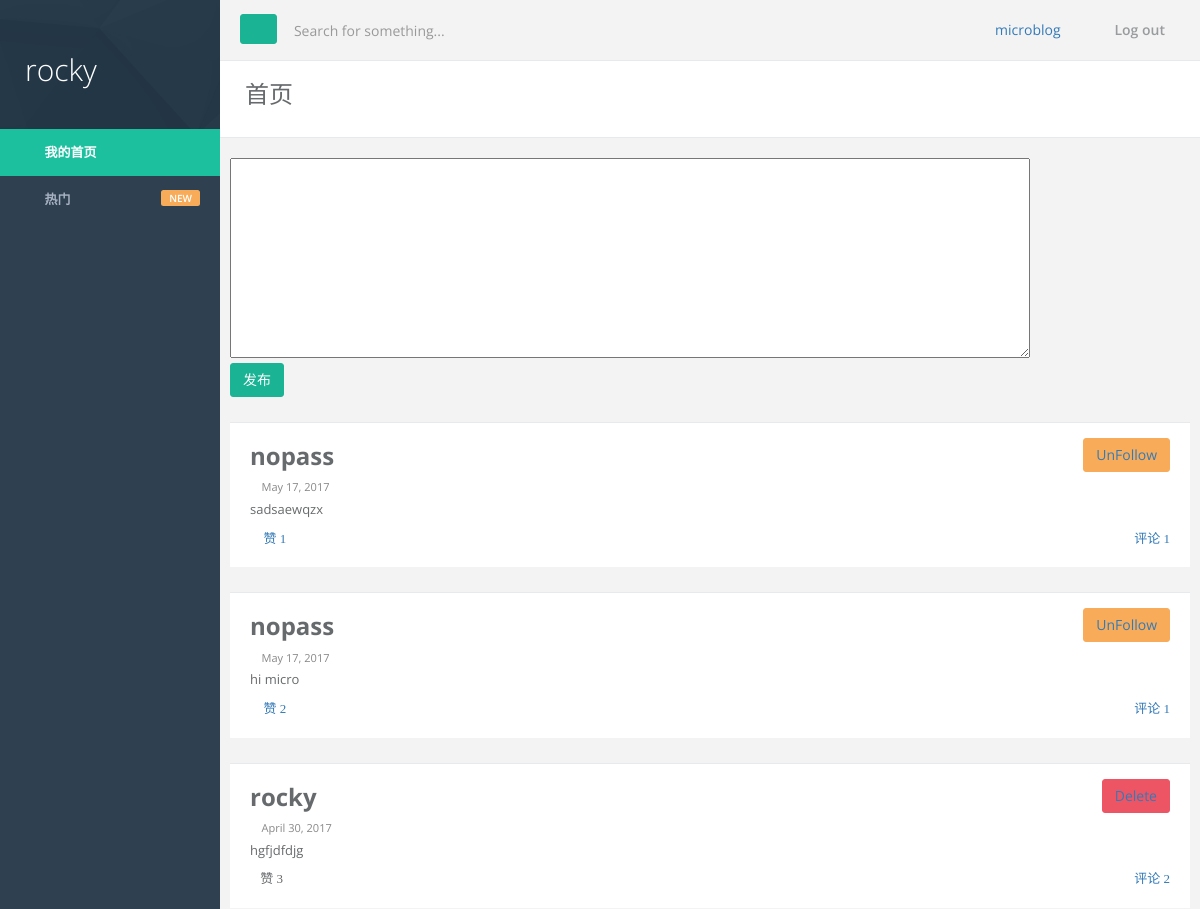
The app's page /main/ (signed in, upper part), older data.
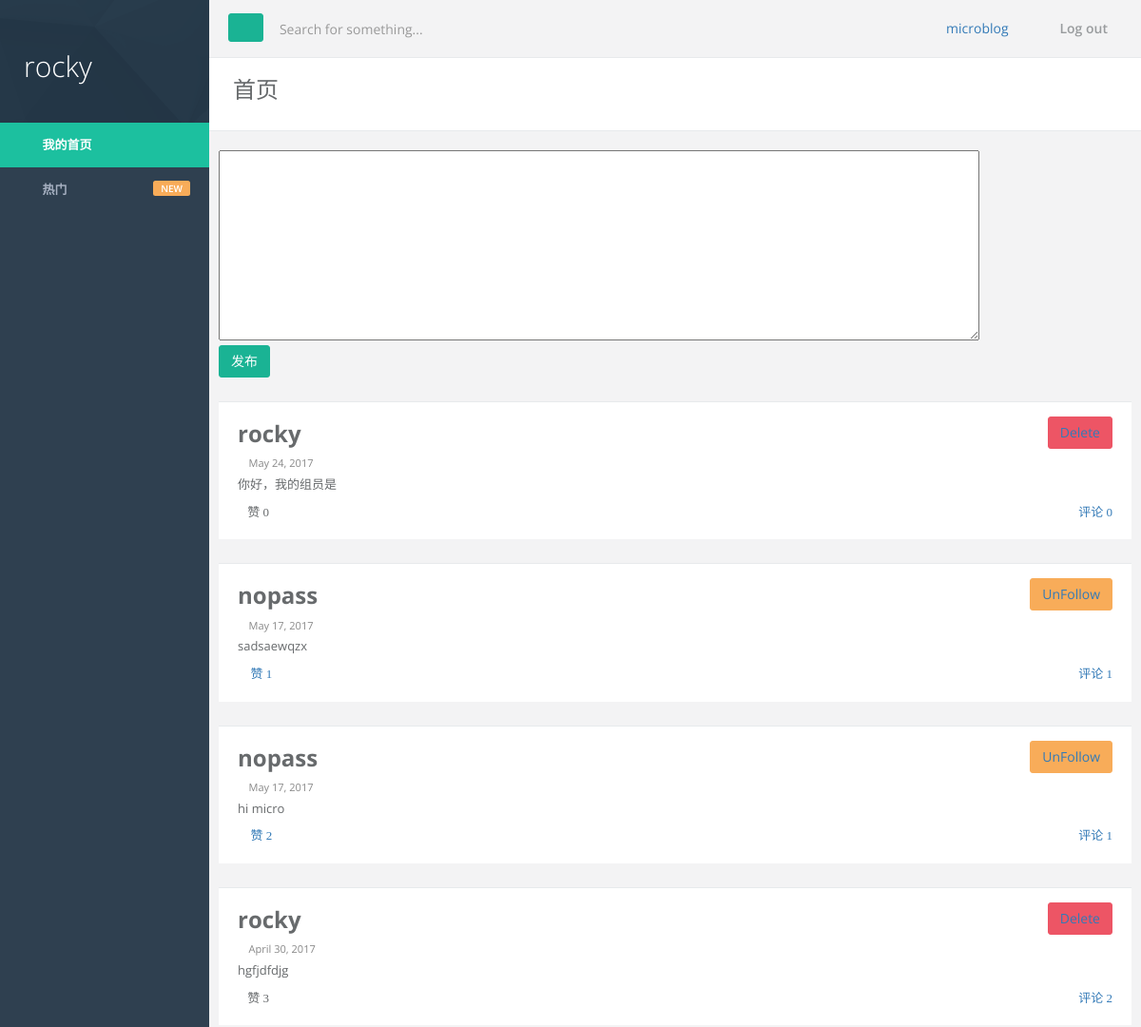
The same page, newer data.
### account/models.py (models this page shows, shortened)
class User(models.Model):
    name = models.CharField(max_length=30)
    password = models.CharField(max_length=8)
    followed_user = models.ManyToManyField('User',related_name='follow',default="")
    follower_user = models.ManyToManyField('User',related_name='follower',default="")

### app/models.py (models this page shows, shortened)
class Content(models.Model):
    text = models.CharField(max_length=139)
    date = models.DateField(auto_now_add=True)
    up_num = models.IntegerField(default=0)
    UID = models.ForeignKey('account.User',on_delete=models.CASCADE,related_name='owner')
    UP = models.ManyToManyField('account.User',related_name='con_up')

### app/views.py (the view)
# urls.py: url(r'^main/$', main),
def main(request):
    try :
        name=request.session.get('UID')
        user = User.objects.get(name=name)
        mod = 'user'
    except:
        mod = 'passenger'
    request.session['frompage']='/main/'
    if(mod == 'user'):
        if request.method == "POST":
            cont = blog(request.POST)
            if cont.is_valid():
                text = cont.cleaned_data["text"]
                Content.objects.create(text=text, UID=user)
                return HttpResponseRedirect("/main/")
            else:
                return HttpResponse("<p>invalid input</p>")
        else:
            cont = blog()
        star =user.follow.all()
        star = star | User.objects.filter(name=name)
        content_list=User.objects.none()
        for x in star:
            content_list = content_list | x.owner.all()
        content_list = content_list.distinct()
        return render_to_response('blog.html',
                                  {'user': user, 'content_list': content_list.order_by('-id'), 'comm': cont})
    else:
        return HttpResponseRedirect("/hot/")

### app/views.py
class blog(forms.Form):
    text = forms.CharField(label='正文',max_length=139, widget=forms.Textarea(attrs={'style': 'height: 200px;width:800px'}))

### app/templates/blog.html (shortened to what this page needs)
<!DOCTYPE html>
 {% load staticfiles %}
<html>
<head>
    <link href="{% static 'css/bootstrap.min.css' %}" rel="stylesheet">
    <link href="{% static 'font-awesome/css/font-awesome.css' %}" rel="stylesheet">
    <link href="{% static 'css/plugins/toastr/toastr.min.css' %}" rel="stylesheet">
    <link href="{% static 'css/animate.css' %}" rel="stylesheet" >
    <link href="{% static 'css/style.css' %}" rel="stylesheet">
</head>
<body>
    <div id="wrapper">
        <nav class="navbar-default navbar-static-side"-- role="navigation">
        <div class="sidebar-collapse">
            <ul class="nav metismenu" id="side-menu">
                <li class="nav-header">
                    <div class="dropdown profile-element">
                        <h1 style="color:white">{{user.name}}</h1>
                    </div>
                </li>
                <li class="landing_link">
                    <a href="../../main"><i class="fa fa-smile-o"></i> <span class="nav-label">我的首页 </span></a>
                </li>
                <li>
                    <a href="{% url 'hot' %}"><i class="fa fa-star"></i> <span class="nav-label">热门</span> <span class="label label-warning pull-right">NEW</span></a>
                </li>
            </ul>
        </div>
        </nav>
        <div id="page-wrapper" class="gray-bg">
        <div class="row border-bottom">
        <nav class="navbar navbar-static-top" role="navigation" style="margin-bottom: 0">
        <div class="navbar-header">
            <button class="navbar-minimalize minimalize-styl-2 btn btn-primary "><i class="fa fa-bars"></i> </button>
            <form role="search" class="navbar-form-custom" action="{% url 'search' %} ">
                <div class="form-group">
                    <input type="text" placeholder="Search for something..." class="form-control" name="text" id="top-search">
                </div>
            </form>
        </div>
            <ul class="nav navbar-top-links navbar-right">
                <li>
                    <span class="m-r-sm text-muted welcome-message"><a href="/main/">microblog</a></span>
                </li>
                <li>
                    <a href="/login">
                        {% if user %}
                        <i class="fa fa-sign-out"></i> Log out
                        {% else %}
                        <i class="fa fa-sign-in"></i> Log in
                        {% endif %}
                    </a>
                </li>
            </ul>
        </nav>
        </div>
            <div class="row wrapper border-bottom white-bg page-heading">
                {% ifequal type 'search' %}
                <div class="col-lg-10">
                    <h2>{{text}}的搜索结果</h2>
                </div>
                {% else %}
                <div class="col-lg-10">
                    <h2>首页</h2>
                </div>
                {% endifequal %}
                <div class="col-lg-2">
                </div>
            </div>
        <div class="wrapper wrapper-content  animated fadeInRight blog">
            {% ifequal type 'search' %}
            {% else %}
            <div class="row">
                <div class="ibox">
                <div class="col-md-12-column">
                    <form method = 'post' enctype="multipart/form-data" width=400 height=300 >
                        {% for field in comm %}
                        {{field}}
                        {% endfor %}
                        <div ><button type="submit" class="btn btn-primary block m-b">发布</button></div>
                    </form>
                </div></div>
            </div>
            {% endifequal %}
            <div class="row">
                {% for content in content_list %}
                <div class="ibox">
                    <div class="ibox-content">
                        <div class="row">
                            <div class="col-md-6 column">
                                <a href="{% url 'home' content.UID.id %}" class="btn-link">
                                    <h2><strong>
                                        {{content.UID.name}}
                                    </strong></h2></a>
                            </div>
                            <div class="col-md-6 column">
                                <div class="text-right">
                                    {% if user %}
                                    {% ifequal user content.UID %}
                                        <button type="button" class="btn btn-danger"><a href="{% url 'delete_link' content.id %}">Delete</a></button>
                                    {%else %}
                                    {% if content.UID in user.follow.all %}
                                        <button type="button" class="btn btn-warning"><a href="{% url 'unfollow_link' content.UID.name %}">UnFollow</a></button>
                                    {% else %}
                                        <button type="button" class="btn btn-primary"><a href="{% url 'follow_link' content.UID.name %}">Follow</a></button>
                                    {% endif %}
                                    {% endifequal %}
                                    {% endif %}
                                </div>
                            </div>
                        </div>
                        <div class="small m-b-xs">
                            <span class="text-muted"><i class="fa fa-clock-o"></i> {{ content.date }}</span>
                        </div>
                        <p>
                            {{content.text}}
                        </p>
                        <div class="row">
                            <div class="col-md-6">
                                {% ifequal user content.UID %}
                                <i class="fa fa-eye">赞 {{ content.UP.count }}</i>
                                {% else %}
                                <i class="fa fa-eye"><a href="{% url 'up_link' content.id %}" > 赞 {{ content.UP.count }}</a></i>
                                {% endifequal %}
                            </div>
                            <div class="col-md-6">
                                <div class="text-right">
                                    <div> <i class="fa fa-comments-o"> <a href="{% url 'comment_link' content.id %}",target = "_blank">评论 {{ content.owner.count }}</a></i></div>
                                </div>
                            </div>
                        </div>
                    </div>
                </div>
                {% endfor %}
            </div>
        </div>
        </div>
        </div>
</body>
</html>

Row changes from the older to the newer data that the page shows:
added Content: UID.name "rocky", shows "Delete", date "May 24, 2017", text "你好，我的组员是", UP.count "0", owner.count "0"
